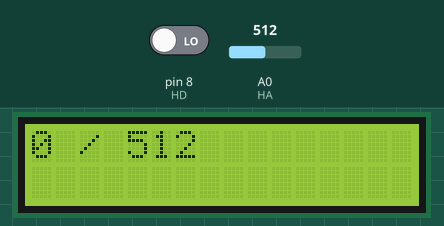
The sketch below on a simulated Arduino Uno, built with avr-gcc and run on an emulated ATmega328P. Shown: 16×2 character LCD. The inputs (shaded band) are chosen by the test bench; at power-on: A0 (HA) = 512, pin 8 (HD) LOW.

Above: at 1.2 s.
1.3 s: A0 (HA) set to 716
At 3.2 s:
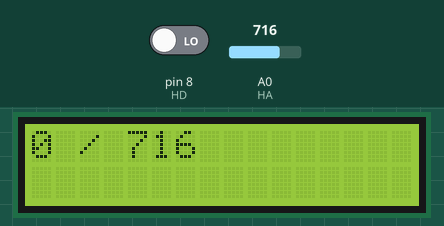
3.5 s: pin 8 (HD) driven HIGH
At 5.1 s:
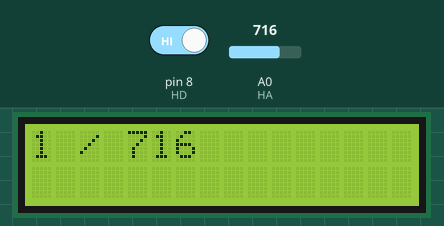
5.5 s: A0 (HA) set to 900
At 6.9 s:
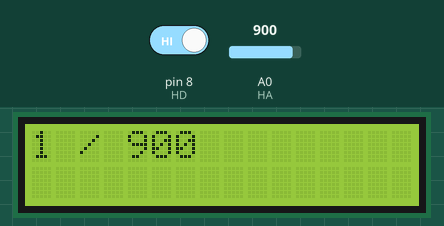
7.5 s: pin 8 (HD) driven LOW
At 8.7 s:
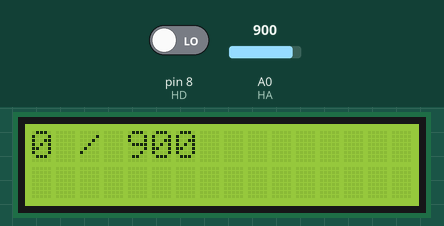
9.5 s: A0 (HA) set to 1023
At 10.5 s:
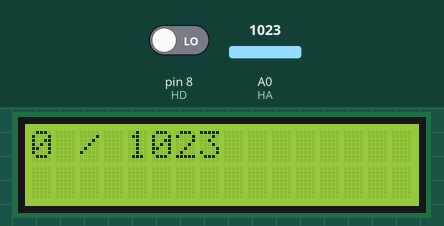
Timing chart, 0 to 12.5 s (numbered marks = the images above; inputs shaded):
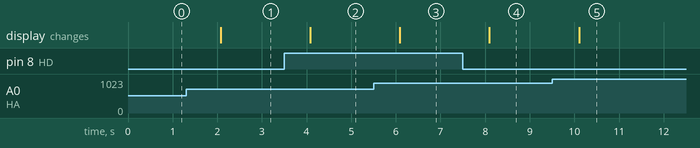

Measured:
- after the input at 1.3 s, the display: changes after 0.78 s (image 1)
- after the input at 3.5 s, the display: changes after 0.58 s (image 2)
- after the input at 5.5 s, the display: changes after 0.59 s (image 3)
- after the input at 7.5 s, the display: changes after 0.60 s (image 4)
- after the input at 9.5 s, the display: changes after 0.60 s (image 5)

The sketch:

hygrometer-on-lcd.ino
```cpp
#include <LiquidCrystal.h>
LiquidCrystal lcd(12, 11, 5, 4, 3, 2);

const int HD = 8;
const int HA = A0;

void setup() {
  // put your setup code here, to run once:
  lcd.begin(16, 2);
  pinMode(HD, INPUT);

  lcd.print("Hello,");
  lcd.setCursor(0, 1);
  lcd.print("how are you?");
}

void loop() {
  // put your main code here, to run repeatedly:
  int din = digitalRead(HD);
  int ain = analogRead(HA);
  lcd.clear();
  lcd.setCursor(0, 0);
  lcd.print(String(din) + " / " + String(ain));

  delay(1000);
}
```
